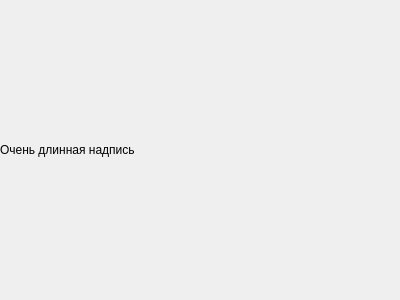
<?xml version="1.0" encoding="UTF-8"?>
<ui version="4.0">
 <class>StatusSubView</class>
 <widget class="QWidget" name="StatusSubView">
  <property name="geometry">
   <rect>
    <x>0</x>
    <y>0</y>
    <width>400</width>
    <height>300</height>
   </rect>
  </property>
  <property name="windowTitle">
   <string>Form</string>
  </property>
  <layout class="QHBoxLayout" name="horizontalLayout">
   <property name="spacing">
    <number>5</number>
   </property>
   <property name="leftMargin">
    <number>0</number>
   </property>
   <property name="topMargin">
    <number>0</number>
   </property>
   <property name="rightMargin">
    <number>0</number>
   </property>
   <property name="bottomMargin">
    <number>0</number>
   </property>
   <item>
    <layout class="QGridLayout" name="gridLayout">
     <item row="0" column="0">
      <widget class="QLabel" name="label">
       <property name="sizePolicy">
        <sizepolicy hsizetype="Preferred" vsizetype="Minimum">
         <horstretch>0</horstretch>
         <verstretch>0</verstretch>
        </sizepolicy>
       </property>
       <property name="minimumSize">
        <size>
         <width>120</width>
         <height>0</height>
        </size>
       </property>
       <property name="text">
        <string>Очень длинная надпись</string>
       </property>
       <property name="alignment">
        <set>Qt::AlignLeading|Qt::AlignLeft|Qt::AlignVCenter</set>
       </property>
      </widget>
     </item>
     <item row="0" column="1">
      <widget class="QWidget" name="color" native="true">
       <property name="sizePolicy">
        <sizepolicy hsizetype="MinimumExpanding" vsizetype="Minimum">
         <horstretch>0</horstretch>
         <verstretch>0</verstretch>
        </sizepolicy>
       </property>
      </widget>
     </item>
    </layout>
   </item>
  </layout>
 </widget>
 <resources/>
 <connections/>
</ui>
